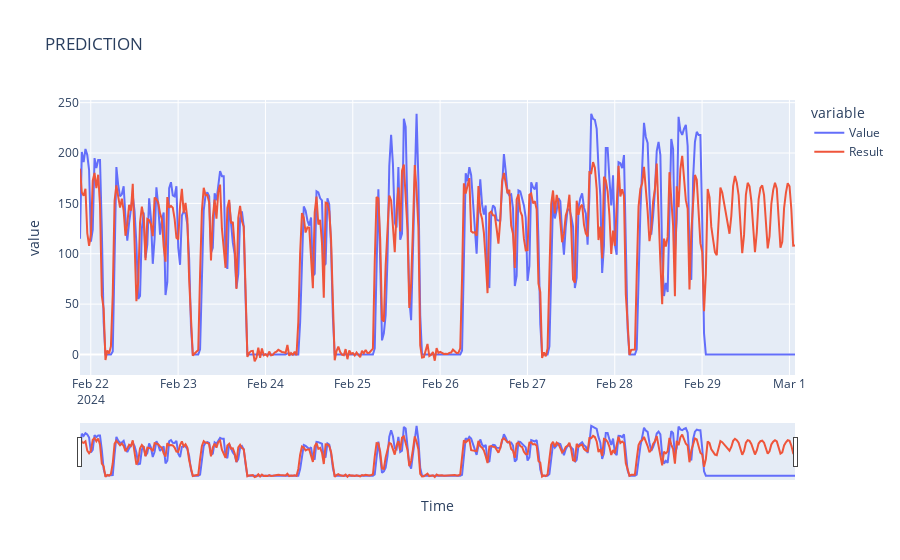

The notebook cell saved with this chart:
### Code cell
import plotly.express as px
time_valid = np.array(time_valid)
x_valid = np.array(x_valid)
    # creating a dataframe
df = pd.DataFrame({"Time": time_valid, "Value": x_valid, "Result": results})
    # plotting the dataframe
fig = px.line(df, x="Time", y=["Value", "Result"], title="PREDICTION")
# fig = px.line(df, x=time14, y=pvalue14, title="PREDICTION")
fig.update_xaxes(rangeslider_visible=True)

### Figure 1 — Plotly figure (JSON) as saved in the notebook; plotly's stock layout.template omitted (floating-point values rounded to 4 significant figures; data arrays with more than 128 entries replaced by an {"elided": "..."} marker saying what was removed)
{"data": [{"hovertemplate": "variable=Value<br>Time=%{x}<br>value=%{y}<extra></extra>", "legendgroup": "Value", "line": {"color": "#636efa", "dash": "solid"}, "marker": {"symbol": "circle"}, "mode": "lines", "name": "Value", "orientation": "v", "showlegend": true, "type": "scatter", "x": {"elided": "394 str values"}, "xaxis": "x", "y": {"elided": "394 int values"}, "yaxis": "y"}, {"hovertemplate": "variable=Result<br>Time=%{x}<br>value=%{y}<extra></extra>", "legendgroup": "Result", "line": {"color": "#EF553B", "dash": "solid"}, "marker": {"symbol": "circle"}, "mode": "lines", "name": "Result", "orientation": "v", "showlegend": true, "type": "scatter", "x": {"elided": "394 str values"}, "xaxis": "x", "y": {"elided": "394 float values"}, "yaxis": "y"}], "layout": {"autosize": true, "legend": {"title": {"text": "variable"}, "tracegroupgap": 0}, "title": {"text": "PREDICTION"}, "xaxis": {"anchor": "y", "autorange": true, "domain": [0, 1], "range": ["2024-02-21 21:02:08", "2024-03-01 01:32:08"], "rangeslider": {"autorange": true, "range": ["2024-02-21 21:02:08", "2024-03-01 01:32:08"], "visible": true, "yaxis": {"_template": null, "rangemode": "match"}}, "title": {"text": "Time"}, "type": "date"}, "yaxis": {"anchor": "x", "autorange": true, "domain": [0, 1], "range": [-20.39, 252.7], "title": {"text": "value"}, "type": "linear"}}}
